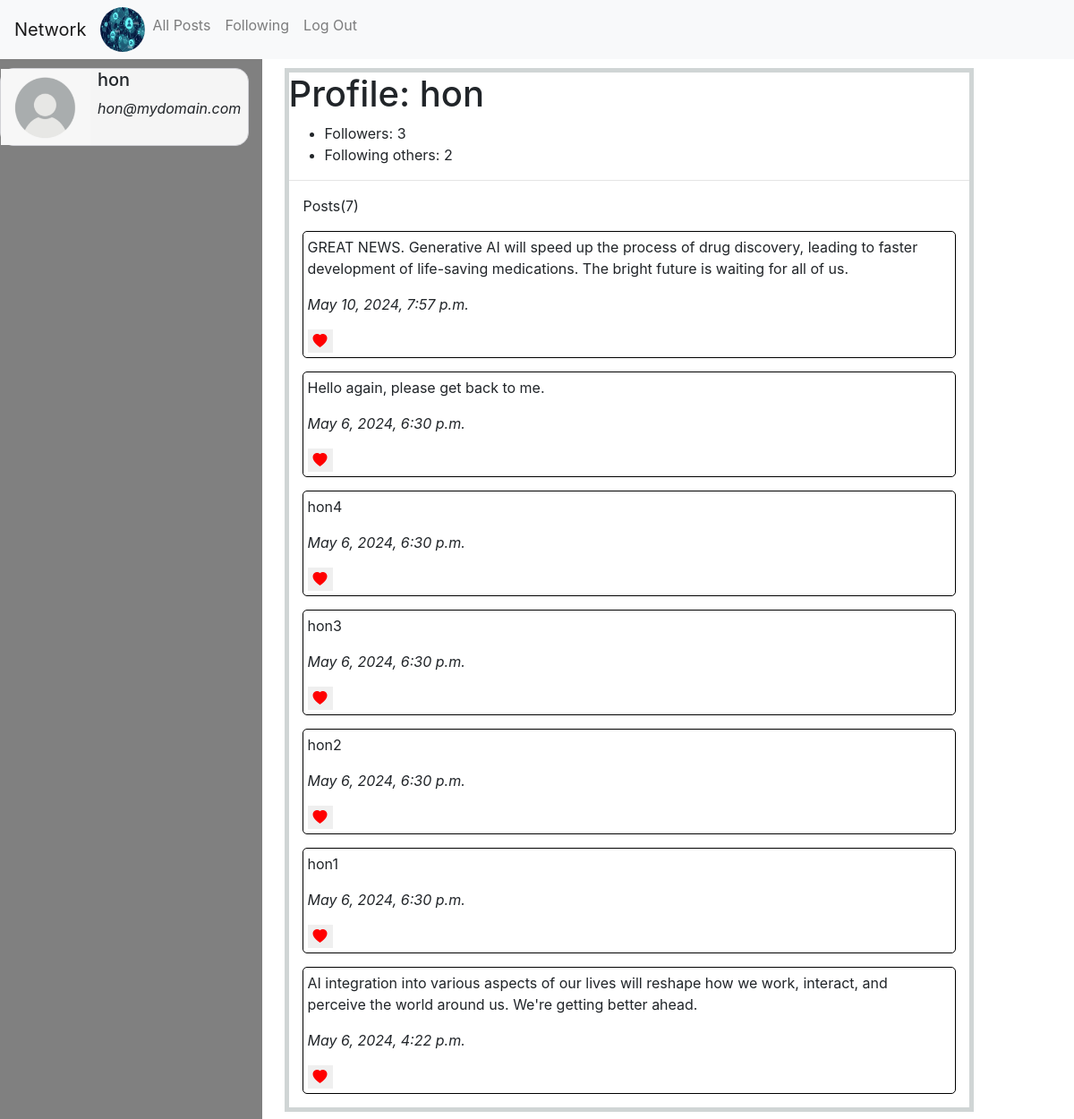
/profile/1 (signed in), run on the app's committed database.
### network/models.py (models this page shows)
class User(AbstractUser):
    pass

class Post(models.Model):
    poster=models.ForeignKey(User,on_delete=models.CASCADE,related_name="posts")
    content=models.TextField()
    timestamp=models.DateTimeField(auto_now_add=True)

### network/views.py (the view)
# urls.py: path('profile/<int:poster_id>',views.profile,name="profile"),
def profile(request,poster_id):
    if request.user.is_authenticated:
        this_user=User.objects.get(pk=poster_id)
        all_user_posts=this_user.posts.all()
        all_user_posts=all_user_posts.order_by('-timestamp')
        number_of_my_followers=this_user.followers.count()
        number_of_my_following=this_user.following_users.count()
        return render(request,'network/profile.html',{'posts':all_user_posts,'num_followers':number_of_my_followers,'num_following':number_of_my_following,'poster':this_user})
    else:
        return redirect('login')

### network/templates/network/profile.html (shortened to what this page needs)
{%extends 'network/layout.html'%}
{%load static%}
{%block body%}
<div class="profile-container row">
  <div class="col-3 left">
    {%if request.user.is_authenticated%}
    <div class="d-flex person">
       <img src="{% static 'network/images/person.png' %}" alt='person' width="100" height="85" />
       <div class="sub-person ml-2">
          <h5>{{request.user.username}}</h5>
          <p><i>{{request.user.email}}</i></p>
       </div>
    </div>
    {%else%}
    <p>You're not logged in.</p>
    {%endif%}
  </div>
  <div class="col-md-8">
    <div class="new-post">
      <h1>Profile: {{poster.username}}</h1>
      <ul>
        {%if num_followers%}
        <li>Followers: {{ num_followers }}</li>
        {%endif%} {%if num_following%}
        <li>Following others: {{ num_following }}</li>
        {%endif%}
      </ul>
      <hr/>
  {%if posts%}
      <div class="">
        <p class="ml-3">Posts({{posts|length}})</p>
        {%for post in posts%}
        <div class="sub-new-post">
          <p class="original-content">{{ post.content }}</p>
          <p><i>{{ post.timestamp }}</i></p>
          <div class="like">
            <button type="button" data-post-id="{{ post.id }}" class="like-btn liked" id="btnLike">
            <i class="bi bi-heart-fill heart" id="heart-icon-{{ post.id }}"></i>
          </button>
        </div>
      </div>
        {%endfor%}
      </div>
      {%else%}
      <p>No posts have been posted yet!</p>
      {%endif%}
    </div>
  </div>
</div>
{%endblock%}

### network/static/network/styles.css (style rules this page uses)
body { width: 100%; padding:0; margin: auto; box-sizing: border-box; max-width: 1300px; }

### network/static/network/index-style.css (style rules this page uses)
.new-post { border:5px solid #d0d5d5; margin:10px; }
.sub-new-post { margin:15px; border:1px solid black; padding:5px; border-radius: 5px; }
.left { background-color: grey; }
.person { border-radius:15px; border:1px solid #d0d0d5; margin-top:10px; background-color: whitesmoke; }
.sub-person { align-items: center; }
.heart { color: red; border:none; }
#btnLike { border:none; }

### network/static/network/profile-style.css (style rules this page uses)
.profile-container { box-sizing: border-box; }

### data on the page
User: user.username "hon", user.email "hon@mydomain.com", username "hon"
Post: content "GREAT NEWS. Generative AI will speed up the process of drug discovery, leading to faster development of life-saving medications. The bright future is waiting for all of us.", timestamp "May 10, 2024, 7:57 p.m."
Post: content "Hello again, please get back to me.", timestamp "May 6, 2024, 6:30 p.m."
Post: content "hon4", timestamp "May 6, 2024, 6:30 p.m."
Post: content "hon3", timestamp "May 6, 2024, 6:30 p.m."
Post: content "hon2", timestamp "May 6, 2024, 6:30 p.m."
Post: content "hon1", timestamp "May 6, 2024, 6:30 p.m."
Post: content "AI integration into various aspects of our lives will reshape how we work, interact, and perceive the world around us. We're getting better ahead.", timestamp "May 6, 2024, 4:22 p.m."

### other printed values
{{ num_followers }} "3"
{{ num_following }} "2"
{{ posts|length }} "7"
